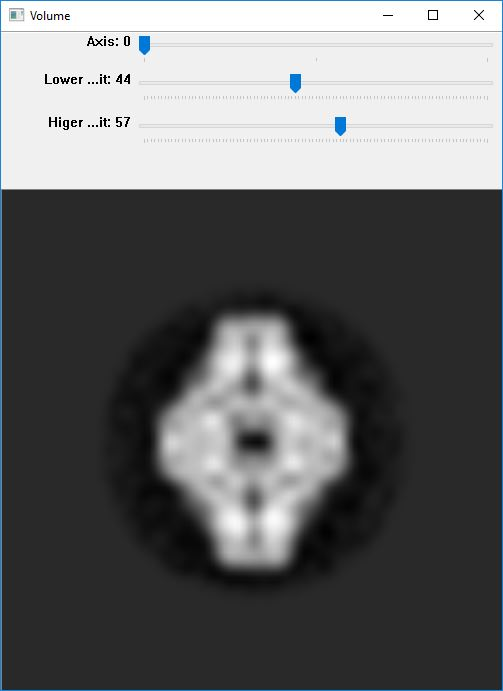
#> input picture 2D1.JPG, 503 x 691 px; its folder holds only this picture in this run
$ python -i cryopython.py   (imports and definitions only)
#> lines starting #> are read from the running program, lines starting #| are printed output that depends on the picture
#> further down, picture is the input picture: shape (691, 503, 3); mean B, G, R 105.4, 104.8, 103.9
import datetime
import os
from time import time
import matplotlib.cm as cm
import matplotlib.patches as patches
import matplotlib.pyplot as plt
import mrcfile
import numpy as np
import scipy.ndimage as ndimage
import scipy.ndimage.filters as filters
from scipy import fftpack
from skimage import exposure
from skimage import util
from skimage.feature import match_template

'''-------old import---------'''


# [12 lines left out: functions open_mrc, open_mrcs, not called in this run]


'''-------old import---------'''


# [25 lines left out: function open_image, not called in this run]


def adjust_hist(mrc_data, gamma, denoise, show_hist, hist_corr=True):
    # set values from 0 to 1
    # mrc_data = exposure.rescale_intensity(mrc_data, (0,1))

    # contrast streaching for not correctly corrected images
#> called with gamma = 1.2, denoise = 1.1, show_hist = False, hist_corr = True
    if hist_corr:
        # calc histogram for evaluation purposes
        hist_mean = (np.mean(mrc_data))
#> hist_mean = 104.7
        hist_min, hist_max = (np.min(mrc_data), np.max(mrc_data))
#> hist_min = 0; hist_max = 255
        # hist = np.histogram(mrc_data.flatten(), 50)
        # print(hist_min,hist_max, hist_mean, hist)
        p1, p2 = np.percentile(mrc_data, (0.2, 98.0))  # change those values for better contrast
#> p1 = 4; p2 = 255
        mrc_data = exposure.rescale_intensity(mrc_data, in_range=(p1, p2))
        mrc_data = exposure.adjust_gamma(mrc_data, gamma)

    if denoise != 0:
        mrc_data = ndimage.gaussian_filter(mrc_data, denoise)
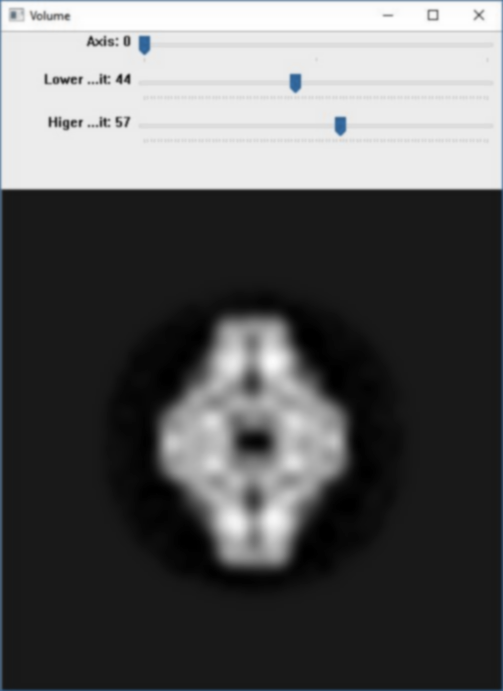
#> mrc_data: shape (691, 503, 3); mean B, G, R 92.6, 92.2, 91.8
    # logarithmic_corrected = exposure.equalize_hist(img_rescale)

    if show_hist:
        plt.figure(figsize=(20, 20))
        plt.imshow(mrc_data, cmap=plt.cm.gray)
        plt.axis('off')
        plt.show()
    return mrc_data


# [409 lines left out: functions select_class, select_multiple_class, average_classes, average_classes_mrcs, select_class_multicore, do_powerspectrum and 7 more, not called in this run]

def show_image(img,scale=1,adjust=None):
    import cv2
    if adjust == None:
        img -= np.min(img)
        img = adjust_hist(img, 1.2, 1.1, False)
    elif adjust != None:
        img -= np.min(img)
        img = adjust_hist(img, adjust, 1.1, False)
    height, width = img.shape[:2]
#> height = 691; width = 503
    if height > 1000:
        r = 1000 / img.shape[1]
        dim = (1000, int(img.shape[0] * r))
        img = cv2.resize(img, dim, interpolation=cv2.INTER_AREA)
    elif scale != 1:
        r = img.shape[1] * scale
        dim = (int(r), int(img.shape[0] * scale))
        img = cv2.resize(img, dim, interpolation=cv2.INTER_AREA)
    cv2.imshow('img', img)
    cv2.waitKey(0)
    cv2.destroyAllWindows()


# [175 lines left out: functions show_mrcs, slice_xy, average3d_to_2d, average3d_to_2d_cv2, check_mrcs_cv, not called in this run]

# def blur_the_template

# def rotate_the_template

# average_pictures

# distance_picking

>>> import cv2
>>> picture = cv2.imread('2D1.JPG')
>>> result = show_image(picture)

$ run again, on 2D2.JPG
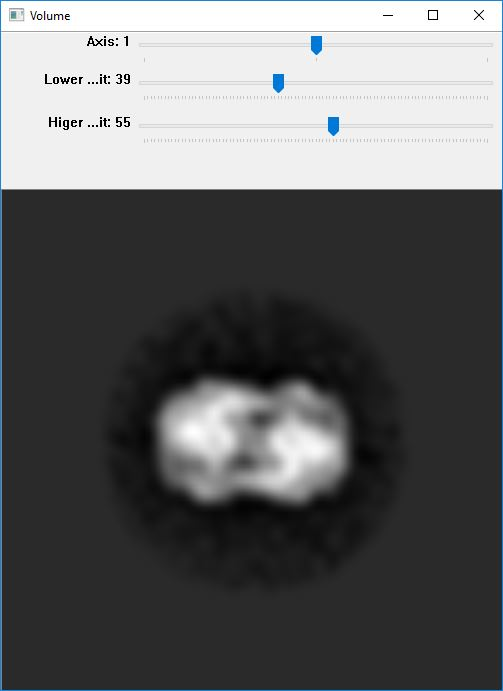
#> input picture 2D2.JPG, 503 x 691 px
#> picture is the input picture: shape (691, 503, 3); mean B, G, R 100.3, 99.7, 98.8
#> hist_mean = 99.6
#> hist_min = 0; hist_max = 255
#> p1 = 4; p2 = 255
#> in adjust_hist, `mrc_data = ndimage.gaussian_filter(mrc_data, denoise)`:
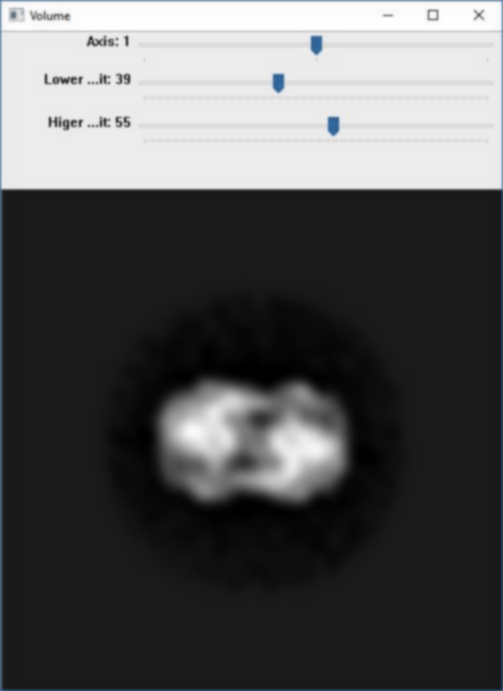
#> mrc_data: shape (691, 503, 3); mean B, G, R 87.4, 87.1, 86.6
